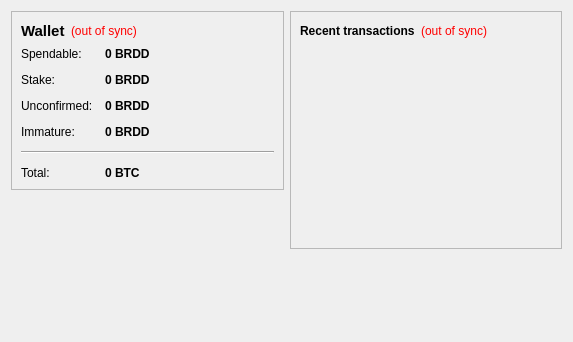
<?xml version="1.0" encoding="UTF-8"?>
<ui version="4.0">
 <class>OverviewPage</class>
 <widget class="QWidget" name="OverviewPage">
  <property name="geometry">
   <rect>
    <x>0</x>
    <y>0</y>
    <width>573</width>
    <height>342</height>
   </rect>
  </property>
  <property name="windowTitle">
   <string>Form</string>
  </property>
  <layout class="QHBoxLayout" name="horizontalLayout" stretch="1,1">
   <item>
    <layout class="QVBoxLayout" name="verticalLayout_2">
     <item>
      <widget class="QFrame" name="frame">
       <property name="frameShape">
        <enum>QFrame::StyledPanel</enum>
       </property>
       <property name="frameShadow">
        <enum>QFrame::Raised</enum>
       </property>
       <layout class="QVBoxLayout" name="verticalLayout_4">
        <item>
         <layout class="QHBoxLayout" name="horizontalLayout_4">
          <item>
           <widget class="QLabel" name="label_5">
            <property name="font">
             <font>
              <pointsize>11</pointsize>
              <weight>75</weight>
              <bold>true</bold>
             </font>
            </property>
            <property name="text">
             <string>Wallet</string>
            </property>
           </widget>
          </item>
          <item>
           <widget class="QLabel" name="labelWalletStatus">
            <property name="toolTip">
             <string>The displayed information may be out of date. Your wallet automatically synchronizes with the BeardDollars network after a connection is established, but this process has not completed yet.</string>
            </property>
            <property name="styleSheet">
             <string notr="true">QLabel { color: red; }</string>
            </property>
            <property name="text">
             <string notr="true">(out of sync)</string>
            </property>
            <property name="alignment">
             <set>Qt::AlignLeading|Qt::AlignLeft|Qt::AlignVCenter</set>
            </property>
           </widget>
          </item>
          <item>
           <spacer name="horizontalSpacer_2">
            <property name="orientation">
             <enum>Qt::Horizontal</enum>
            </property>
            <property name="sizeHint" stdset="0">
             <size>
              <width>40</width>
              <height>20</height>
             </size>
            </property>
           </spacer>
          </item>
         </layout>
        </item>
        <item>
         <layout class="QFormLayout" name="formLayout_2">
          <property name="fieldGrowthPolicy">
           <enum>QFormLayout::AllNonFixedFieldsGrow</enum>
          </property>
          <property name="horizontalSpacing">
           <number>12</number>
          </property>
          <property name="verticalSpacing">
           <number>12</number>
          </property>
          <item row="0" column="0">
           <widget class="QLabel" name="label">
            <property name="text">
             <string>Spendable:</string>
            </property>
           </widget>
          </item>
          <item row="0" column="1">
           <widget class="QLabel" name="labelBalance">
            <property name="font">
             <font>
              <weight>75</weight>
              <bold>true</bold>
             </font>
            </property>
            <property name="cursor">
             <cursorShape>IBeamCursor</cursorShape>
            </property>
            <property name="toolTip">
             <string>Your current spendable balance</string>
            </property>
            <property name="text">
             <string notr="true">0 BRDD</string>
            </property>
            <property name="textInteractionFlags">
             <set>Qt::LinksAccessibleByMouse|Qt::TextSelectableByKeyboard|Qt::TextSelectableByMouse</set>
            </property>
           </widget>
          </item>
          <item row="1" column="0">
           <widget class="QLabel" name="label_6">
            <property name="text">
             <string>Stake:</string>
            </property>
           </widget>
          </item>
          <item row="1" column="1">
           <widget class="QLabel" name="labelStake">
            <property name="font">
             <font>
              <weight>75</weight>
              <bold>true</bold>
             </font>
            </property>
            <property name="cursor">
             <cursorShape>IBeamCursor</cursorShape>
            </property>
            <property name="toolTip">
             <string>Total of coins that was staked, and do not yet count toward the current balance</string>
            </property>
            <property name="text">
             <string notr="true">0 BRDD</string>
            </property>
            <property name="textInteractionFlags">
             <set>Qt::LinksAccessibleByMouse|Qt::TextSelectableByKeyboard|Qt::TextSelectableByMouse</set>
            </property>
           </widget>
          </item>
          <item row="2" column="0">
           <widget class="QLabel" name="label_3">
            <property name="text">
             <string>Unconfirmed:</string>
            </property>
           </widget>
          </item>
          <item row="2" column="1">
           <widget class="QLabel" name="labelUnconfirmed">
            <property name="font">
             <font>
              <weight>75</weight>
              <bold>true</bold>
             </font>
            </property>
            <property name="cursor">
             <cursorShape>IBeamCursor</cursorShape>
            </property>
            <property name="toolTip">
             <string>Total of transactions that have yet to be confirmed, and do not yet count toward the current balance</string>
            </property>
            <property name="text">
             <string notr="true">0 BRDD</string>
            </property>
            <property name="textInteractionFlags">
             <set>Qt::LinksAccessibleByMouse|Qt::TextSelectableByKeyboard|Qt::TextSelectableByMouse</set>
            </property>
           </widget>
          </item>
          <item row="3" column="0">
           <widget class="QLabel" name="labelImmatureText">
            <property name="text">
             <string>Immature:</string>
            </property>
           </widget>
          </item>
          <item row="3" column="1">
           <widget class="QLabel" name="labelImmature">
            <property name="font">
             <font>
              <weight>75</weight>
              <bold>true</bold>
             </font>
            </property>
            <property name="toolTip">
             <string>Mined balance that has not yet matured</string>
            </property>
            <property name="text">
             <string notr="true">0 BRDD</string>
            </property>
            <property name="textInteractionFlags">
             <set>Qt::LinksAccessibleByMouse|Qt::TextSelectableByKeyboard|Qt::TextSelectableByMouse</set>
            </property>
           </widget>
          </item>
          <item row="4" column="0" colspan="2">
           <widget class="Line" name="line">
            <property name="orientation">
             <enum>Qt::Horizontal</enum>
            </property>
           </widget>
          </item>
          <item row="5" column="0">
           <widget class="QLabel" name="labelTotalText">
            <property name="text">
             <string>Total:</string>
            </property>
           </widget>
          </item>
          <item row="5" column="1">
           <widget class="QLabel" name="labelTotal">
            <property name="font">
             <font>
              <weight>75</weight>
              <bold>true</bold>
             </font>
            </property>
            <property name="cursor">
             <cursorShape>IBeamCursor</cursorShape>
            </property>
            <property name="toolTip">
             <string>Your current total balance</string>
            </property>
            <property name="text">
             <string notr="true">0 BTC</string>
            </property>
            <property name="textInteractionFlags">
             <set>Qt::LinksAccessibleByMouse|Qt::TextSelectableByKeyboard|Qt::TextSelectableByMouse</set>
            </property>
           </widget>
          </item>
         </layout>
        </item>
       </layout>
      </widget>
     </item>
     <item>
      <spacer name="verticalSpacer">
       <property name="orientation">
        <enum>Qt::Vertical</enum>
       </property>
       <property name="sizeHint" stdset="0">
        <size>
         <width>20</width>
         <height>40</height>
        </size>
       </property>
      </spacer>
     </item>
    </layout>
   </item>
   <item>
    <layout class="QVBoxLayout" name="verticalLayout_3">
     <item>
      <widget class="QFrame" name="frame_2">
       <property name="frameShape">
        <enum>QFrame::StyledPanel</enum>
       </property>
       <property name="frameShadow">
        <enum>QFrame::Raised</enum>
       </property>
       <layout class="QVBoxLayout" name="verticalLayout">
        <item>
         <layout class="QHBoxLayout" name="horizontalLayout_2">
          <item>
           <widget class="QLabel" name="label_4">
            <property name="text">
             <string>&lt;b&gt;Recent transactions&lt;/b&gt;</string>
            </property>
           </widget>
          </item>
          <item>
           <widget class="QLabel" name="labelTransactionsStatus">
            <property name="toolTip">
             <string>The displayed information may be out of date. Your wallet automatically synchronizes with the BeardDollars network after a connection is established, but this process has not completed yet.</string>
            </property>
            <property name="styleSheet">
             <string notr="true">QLabel { color: red; }</string>
            </property>
            <property name="text">
             <string notr="true">(out of sync)</string>
            </property>
            <property name="alignment">
             <set>Qt::AlignRight|Qt::AlignTrailing|Qt::AlignVCenter</set>
            </property>
           </widget>
          </item>
          <item>
           <spacer name="horizontalSpacer">
            <property name="orientation">
             <enum>Qt::Horizontal</enum>
            </property>
            <property name="sizeHint" stdset="0">
             <size>
              <width>40</width>
              <height>20</height>
             </size>
            </property>
           </spacer>
          </item>
         </layout>
        </item>
        <item>
         <widget class="QListView" name="listTransactions">
          <property name="styleSheet">
           <string notr="true">QListView { background: transparent; }</string>
          </property>
          <property name="frameShape">
           <enum>QFrame::NoFrame</enum>
          </property>
          <property name="verticalScrollBarPolicy">
           <enum>Qt::ScrollBarAlwaysOff</enum>
          </property>
          <property name="horizontalScrollBarPolicy">
           <enum>Qt::ScrollBarAlwaysOff</enum>
          </property>
          <property name="selectionMode">
           <enum>QAbstractItemView::NoSelection</enum>
          </property>
         </widget>
        </item>
       </layout>
      </widget>
     </item>
     <item>
      <spacer name="verticalSpacer_2">
       <property name="orientation">
        <enum>Qt::Vertical</enum>
       </property>
       <property name="sizeHint" stdset="0">
        <size>
         <width>20</width>
         <height>40</height>
        </size>
       </property>
      </spacer>
     </item>
    </layout>
   </item>
  </layout>
 </widget>
 <resources/>
 <connections/>
</ui>
